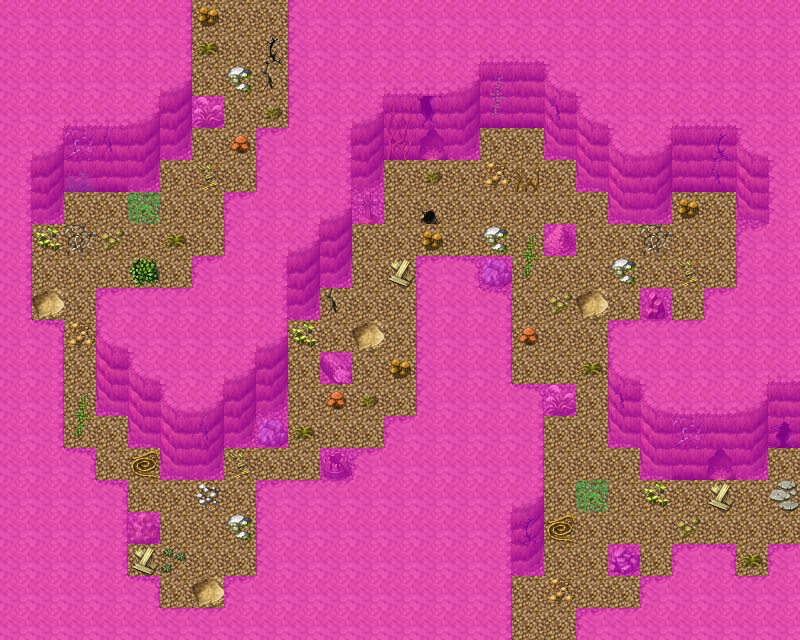

A level layout from a 2D game, rendered from its tile map. Below: a short description, then the map file with tile-grid data replaced by summaries:
An orthogonal 25x20 tile map with 32x32 px tiles, 3 tile layers (Ground, Objects, Walkable), 1 hidden layer not drawn, 40 tilesets and 13 objects (10x spawn, 3x mapchange).

<map version="1.0" orientation="orthogonal" width="25" height="20" tilewidth="32" tileheight="32">
 <tileset firstgid="1" name="map_bed_1" tilewidth="32" tileheight="32">
  <image source="../drawable/map_bed_1.png" width="512" height="256" />
 </tileset>
 <tileset firstgid="129" name="map_border_1" tilewidth="32" tileheight="32">
  <image source="../drawable/map_border_1.png" width="512" height="256" />
 </tileset>
 <tileset firstgid="257" name="map_bridge_1" tilewidth="32" tileheight="32">
  <image source="../drawable/map_bridge_1.png" width="512" height="256" />
 </tileset>
 <tileset firstgid="385" name="map_broken_1" tilewidth="32" tileheight="32">
  <image source="../drawable/map_broken_1.png" width="512" height="256" />
 </tileset>
 <tileset firstgid="513" name="map_cavewall_1" tilewidth="32" tileheight="32">
  <image source="../drawable/map_cavewall_1.png" width="576" height="192" />
 </tileset>
 <tileset firstgid="621" name="map_cavewall_2" tilewidth="32" tileheight="32">
  <image source="../drawable/map_cavewall_2.png" width="576" height="192" />
 </tileset>
 <tileset firstgid="729" name="map_cavewall_3" tilewidth="32" tileheight="32">
  <image source="../drawable/map_cavewall_3.png" width="576" height="192" />
 </tileset>
 <tileset firstgid="837" name="map_chair_table_1" tilewidth="32" tileheight="32">
  <image source="../drawable/map_chair_table_1.png" width="512" height="256" />
 </tileset>
 <tileset firstgid="965" name="map_crate_1" tilewidth="32" tileheight="32">
  <image source="../drawable/map_crate_1.png" width="512" height="256" />
 </tileset>
 <tileset firstgid="1093" name="map_cupboard_1" tilewidth="32" tileheight="32">
  <image source="../drawable/map_cupboard_1.png" width="512" height="256" />
 </tileset>
 <tileset firstgid="1221" name="map_curtain_1" tilewidth="32" tileheight="32">
  <image source="../drawable/map_curtain_1.png" width="512" height="256" />
 </tileset>
 <tileset firstgid="1349" name="map_entrance_1" tilewidth="32" tileheight="32">
  <image source="../drawable/map_entrance_1.png" width="512" height="256" />
 </tileset>
 <tileset firstgid="1477" name="map_fence_1" tilewidth="32" tileheight="32">
  <image source="../drawable/map_fence_1.png" width="512" height="256" />
 </tileset>
 <tileset firstgid="1605" name="map_fence_2" tilewidth="32" tileheight="32">
  <image source="../drawable/map_fence_2.png" width="512" height="256" />
 </tileset>
 <tileset firstgid="1733" name="map_ground_1" tilewidth="32" tileheight="32">
  <image source="../drawable/map_ground_1.png" width="512" height="256" />
 </tileset>
 <tileset firstgid="1861" name="map_ground_2" tilewidth="32" tileheight="32">
  <image source="../drawable/map_ground_2.png" width="512" height="256" />
 </tileset>
 <tileset firstgid="1989" name="map_ground_3" tilewidth="32" tileheight="32">
  <image source="../drawable/map_ground_3.png" width="512" height="256" />
 </tileset>
 <tileset firstgid="2117" name="map_ground_4" tilewidth="32" tileheight="32">
  <image source="../drawable/map_ground_4.png" width="512" height="256" />
 </tileset>
 <tileset firstgid="2245" name="map_ground_5" tilewidth="32" tileheight="32">
  <image source="../drawable/map_ground_5.png" width="512" height="256" />
 </tileset>
 <tileset firstgid="2373" name="map_ground_6" tilewidth="32" tileheight="32">
  <image source="../drawable/map_ground_6.png" width="512" height="256" />
 </tileset>
 <tileset firstgid="2501" name="map_ground_7" tilewidth="32" tileheight="32">
  <image source="../drawable/map_ground_7.png" width="512" height="256" />
 </tileset>
 <tileset firstgid="2629" name="map_ground_8" tilewidth="32" tileheight="32">
  <image source="../drawable/map_ground_8.png" width="512" height="256" />
 </tileset>
 <tileset firstgid="2757" name="map_indoor_1" tilewidth="32" tileheight="32">
  <image source="../drawable/map_indoor_1.png" width="512" height="256" />
 </tileset>
 <tileset firstgid="2885" name="map_kitchen_1" tilewidth="32" tileheight="32">
  <image source="../drawable/map_kitchen_1.png" width="512" height="256" />
 </tileset>
 <tileset firstgid="3013" name="map_outdoor_1" tilewidth="32" tileheight="32">
  <image source="../drawable/map_outdoor_1.png" width="512" height="256" />
 </tileset>
 <tileset firstgid="3141" name="map_pillar_1" tilewidth="32" tileheight="32">
  <image source="../drawable/map_pillar_1.png" width="512" height="256" />
 </tileset>
 <tileset firstgid="3269" name="map_plant_1" tilewidth="32" tileheight="32">
  <image source="../drawable/map_plant_1.png" width="512" height="256" />
 </tileset>
 <tileset firstgid="3397" name="map_rock_1" tilewidth="32" tileheight="32">
  <image source="../drawable/map_rock_1.png" width="512" height="256" />
 </tileset>
 <tileset firstgid="3525" name="map_roof_1" tilewidth="32" tileheight="32">
  <image source="../drawable/map_roof_1.png" width="512" height="256" />
 </tileset>
 <tileset firstgid="3653" name="map_roof_2" tilewidth="32" tileheight="32">
  <image source="../drawable/map_roof_2.png" width="512" height="256" />
 </tileset>
 <tileset firstgid="3781" name="map_shop_1" tilewidth="32" tileheight="32">
  <image source="../drawable/map_shop_1.png" width="512" height="256" />
 </tileset>
 <tileset firstgid="3909" name="map_sign_ladder_1" tilewidth="32" tileheight="32">
  <image source="../drawable/map_sign_ladder_1.png" width="512" height="256" />
 </tileset>
 <tileset firstgid="4037" name="map_table_1" tilewidth="32" tileheight="32">
  <image source="../drawable/map_table_1.png" width="512" height="256" />
 </tileset>
 <tileset firstgid="4165" name="map_trail_1" tilewidth="32" tileheight="32">
  <image source="../drawable/map_trail_1.png" width="512" height="256" />
 </tileset>
 <tileset firstgid="4293" name="map_tree_1" tilewidth="32" tileheight="32">
  <image source="../drawable/map_tree_1.png" width="512" height="256" />
 </tileset>
 <tileset firstgid="4421" name="map_wall_1" tilewidth="32" tileheight="32">
  <image source="../drawable/map_wall_1.png" width="512" height="256" />
 </tileset>
 <tileset firstgid="4549" name="map_wall_2" tilewidth="32" tileheight="32">
  <image source="../drawable/map_wall_2.png" width="480" height="256" />
 </tileset>
 <tileset firstgid="4669" name="map_wall_3" tilewidth="32" tileheight="32">
  <image source="../drawable/map_wall_3.png" width="480" height="256" />
 </tileset>
 <tileset firstgid="4789" name="map_window_1" tilewidth="32" tileheight="32">
  <image source="../drawable/map_window_1.png" width="512" height="256" />
 </tileset>
 <tileset firstgid="4917" name="map_window_2" tilewidth="32" tileheight="32">
  <image source="../drawable/map_window_2.png" width="512" height="256" />
 </tileset>
 <layer name="Ground" width="25" height="20">
  <data>[500 cells, 500 non-empty, 12 distinct tile ids]</data>
 </layer>
 <layer name="Objects" width="25" height="20">
  <data>[500 cells, 132 non-empty, 42 distinct tile ids]</data>
 </layer>
 <layer name="Above" width="25" height="20" visible="0">
  <data>[500 cells, 500 non-empty, 1 distinct tile ids]</data>
 </layer>
 <layer name="Walkable" width="25" height="20">
  <data>[500 cells, 345 non-empty, 1 distinct tile ids]</data>
 </layer>
 <objectgroup name="Mapevents" width="25" height="20">
  <object name="north" type="mapchange" x="192" y="0" width="96" height="32">
   <properties>
    <property name="map" value="lodarcave3" />
    <property name="place" value="south" />
   </properties>
  </object>
  </objectgroup>
 <objectgroup name="Spawn" width="25" height="20">
  <!-- 9 objects omitted --></objectgroup>
 <objectgroup name="Spawn_bats" width="25" height="20">
  <!-- 1 objects omitted --></objectgroup>
 <objectgroup name="Keys" width="25" height="20" />
</map>
<!-- 12 of 13 objects omitted -->
